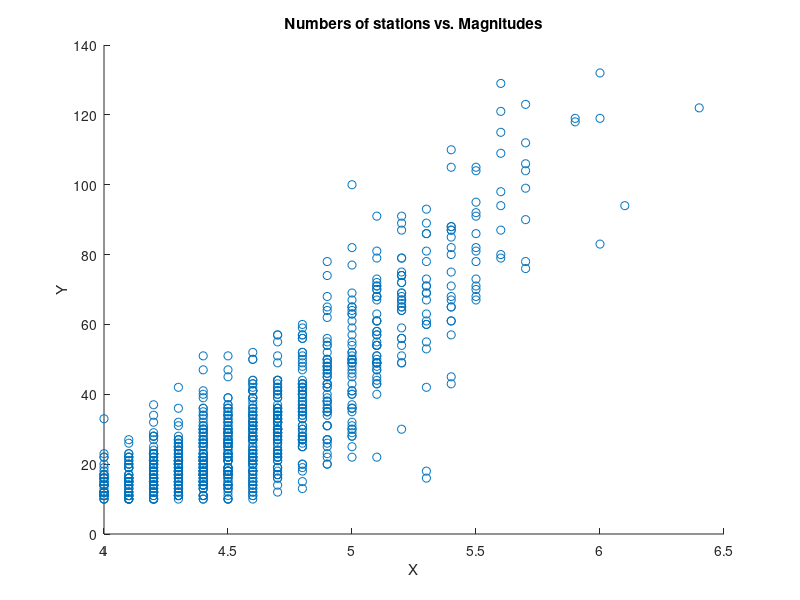

Source code (MATLAB): (Note: this script raises an error after producing the figure.)
%% Part a

fiji = importdata("fiji.txt");
X = fiji(:,5); % magnitudes
Y = fiji(:,6); % numbers of stations
scatter(X,Y)
title("Numbers of stations vs. Magnitudes")
xlabel("X")
ylabel("Y")
%% Part b 
% Given the representation of $\theta$, let us calculate the following plug-in 
% estimate $\hat{\theta}_n$ :
% 
% $$\hat{\theta}_n = \frac{ \frac{1}{n}\sum_{i=1}^n(X_i-\bar{X})(Y_i - \bar{Y)} 
% }{ \sqrt{\frac{1}{n}\sum_{i=1}^n(X_i-\bar{X})^2\frac{1}{n}\sum_{i=1}^n(Y_i - 
% \bar{Y})^2}} =  \frac{ \sum_{i=1}^n(X_i-\bar{X})(Y_i - \bar{Y)} }{ \sqrt{\sum_{i=1}^n(X_i-\bar{X})^2\sum_{i=1}^n(Y_i 
% - \bar{Y})^2}}$$
% 
% 
% 
% Let us solve with $n1 =\sum_{i=1}^n(X_i-\bar{X})(Y_i - \bar{Y)}, \quad d1 
% = \sum_{i=1}^n(X_i-\bar{X})^2, \quad d2 = \sum_{i=1}^n(Y_i - \bar{Y})^2 \quad 
% \text{such that } \quad \hat{\theta}_n = \frac{n1}{\sqrt{d1 \cdot d2}}$

n = 10^3;
n1 = 0;
d1 = 0;
d2 = 0;
for i = 1:n
    n1 = n1 + ((X(i) - mean(X)) * (Y(i) - mean(Y)));
    d1 = d1 + (X(i) - mean(X))^2;
    d2 = d2 + (Y(i) - mean(Y))^2;
end
plugin = n1/sqrt(d1*d2);
disp("Plug-in estimate: "); disp(plugin);
%% Part c 

B = 10^3;
theta_hat = zeros(B, 1);
for i = 1:B
    samp = datasample([X Y], n);
    Xsamp = samp(:,1);
    Ysamp = samp(:,2);
    theta_hat(i) = corr(Xsamp, Ysamp);
end
bs_se = sqrt(var(theta_hat));
disp("Boostrap estimate of standard error: "); disp(bs_se);
figure
histogram(theta_hat)
hold on 
line([plugin, plugin], ylim, 'LineWidth', 4, 'Color', 'red');
legend('Boostrap replications', 'Estimated correlation');
hold off;
%% 
% We notice a decently strong bell-shaped normal distribution for the boostrap 
% replications of correlation estimates.  Furthermore, we clearly see the plug-in 
% estimate lines essentially directly through the center of the distribution of 
% values.
%% Part d

normal_interval = norminv([0.025 0.975], plugin, bs_se);
disp("Normal 95% confidence interval: "); disp(normal_interval);
pivotal_interval = bootci(B, @corr, X, Y); 
disp("Pivotal 95% confidence interval: "); disp(transpose(pivotal_interval));
%% 
% We notice that the two intervals are very similar.